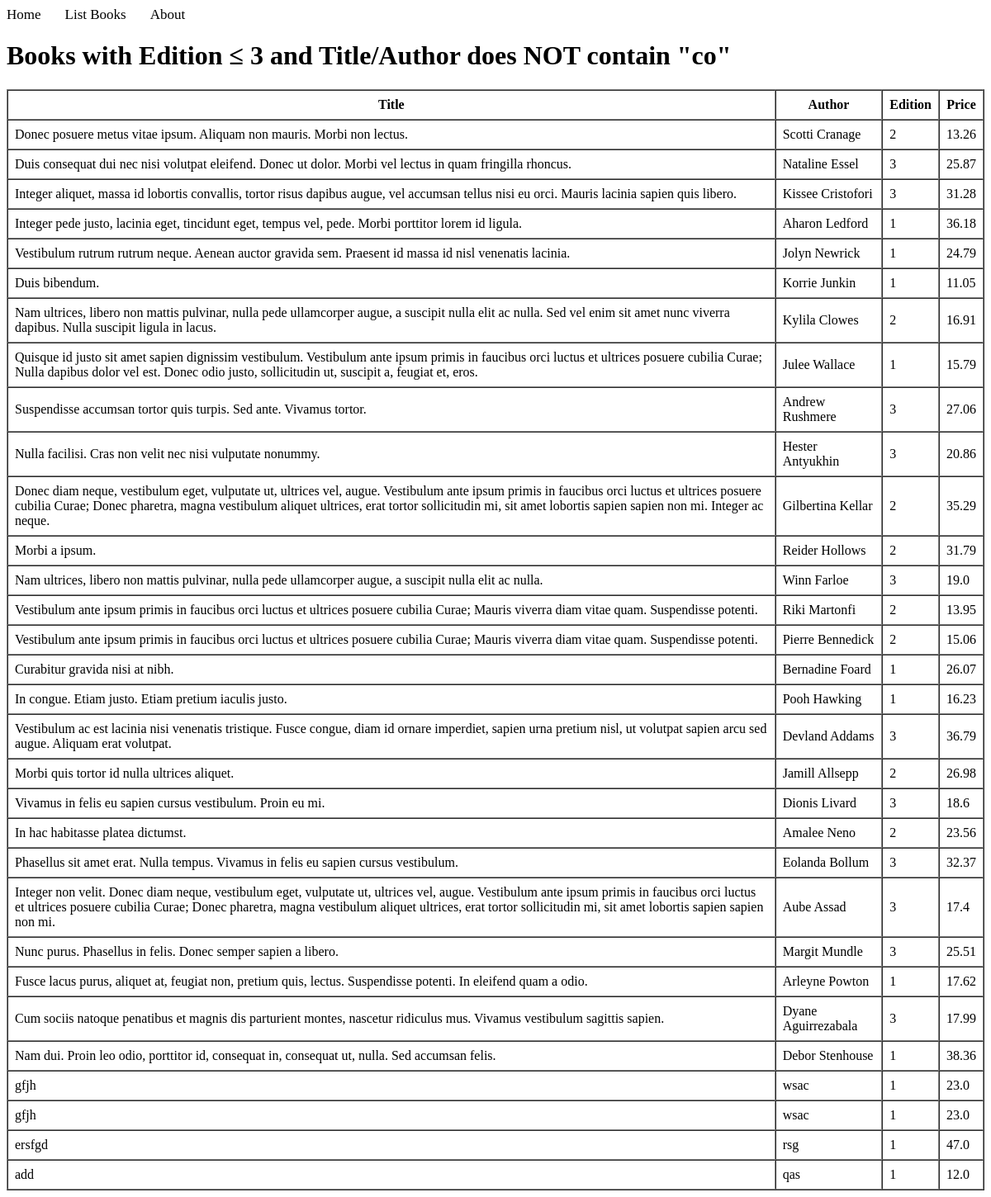
The app's page /books/lab8/task3/ with its own data.
### apps/bookmodule/models.py (models this page shows)
class Book(models.Model):
    title = models.CharField(max_length = 50)
    author = models.CharField(max_length = 50)
    price = models.FloatField(default = 0.0)
    edition = models.SmallIntegerField(default = 1)

### apps/bookmodule/views.py (the view)
# urls.py: path("lab8/task3/", views.lab8_task3, name="books.lab8_task3"),
def lab8_task3(request):
    books = Book.objects.filter(
        Q(edition__lte=3) &
        (~Q(title__icontains='co') |
        ~Q(author__icontains='co'))
    )
    context = {'books': books}
    return render(request, 'bookmodule/lab8_task3.html', context)

### apps/templates/bookmodule/lab8_task3.html (shortened to what this page needs)
{% extends "layouts/base.html" %}
{% block content %}
<h1>Books with Edition ≤ 3 and Title/Author does NOT contain "co"</h1>
{% if books %}
<table border="1" cellpadding="8" cellspacing="0">
    <thead>
        <tr>
            <th>Title</th>
            <th>Author</th>
            <th>Edition</th>
            <th>Price</th>
        </tr>
    </thead>
    <tbody>
        {% for book in books %}
        <tr>
            <td>{{ book.title }}</td>
            <td>{{ book.author }}</td>
            <td>{{ book.edition }}</td>
            <td>{{ book.price }}</td>
        </tr>
        {% endfor %}
    </tbody>
</table>
{% else %}
    <p>No books match this criteria.</p>
{% endif %}
{% endblock content %}

### records on screen
Book: title "Donec posuere metus vitae ipsum. Aliquam non mauris. Morbi non lectus.", author "Scotti Cranage", edition "2", price "13.26"
Book: title "Duis consequat dui nec nisi volutpat eleifend. Donec ut dolor. Morbi vel lectus in quam fringilla rhoncus.", author "Nataline Essel", edition "3", price "25.87"
Book: title "Integer aliquet, massa id lobortis convallis, tortor risus dapibus augue, vel accumsan tellus nisi eu orci. Mauris lacinia sapien quis libero.", author "Kissee Cristofori", edition "3", price "31.28"
Book: title "Integer pede justo, lacinia eget, tincidunt eget, tempus vel, pede. Morbi porttitor lorem id ligula.", author "Aharon Ledford", edition "1", price "36.18"
Book: title "Vestibulum rutrum rutrum neque. Aenean auctor gravida sem. Praesent id massa id nisl venenatis lacinia.", author "Jolyn Newrick", edition "1", price "24.79"
Book: title "Duis bibendum.", author "Korrie Junkin", edition "1", price "11.05"
Book: title "Nam ultrices, libero non mattis pulvinar, nulla pede ullamcorper augue, a suscipit nulla elit ac nulla. Sed vel enim sit amet nunc viverra dapibus. Nulla suscipit ligula in lacus.", author "Kylila Clowes", edition "2", price "16.91"
Book: title "Quisque id justo sit amet sapien dignissim vestibulum. Vestibulum ante ipsum primis in faucibus orci luctus et ultrices posuere cubilia Curae; Nulla dapibus dolor vel est. Donec odio justo, sollicitudin ut, suscipit a, feugiat et, eros.", author "Julee Wallace", edition "1", price "15.79"
Book: title "Suspendisse accumsan tortor quis turpis. Sed ante. Vivamus tortor.", author "Andrew Rushmere", edition "3", price "27.06"
Book: title "Nulla facilisi. Cras non velit nec nisi vulputate nonummy.", author "Hester Antyukhin", edition "3", price "20.86"
Book: title "Donec diam neque, vestibulum eget, vulputate ut, ultrices vel, augue. Vestibulum ante ipsum primis in faucibus orci luctus et ultrices posuere cubilia Curae; Donec pharetra, magna vestibulum aliquet ultrices, erat tortor sollicitudin mi, sit amet lobortis sapien sapien non mi. Integer ac neque.", author "Gilbertina Kellar", edition "2", price "35.29"
Book: title "Morbi a ipsum.", author "Reider Hollows", edition "2", price "31.79"
Book: title "Nam ultrices, libero non mattis pulvinar, nulla pede ullamcorper augue, a suscipit nulla elit ac nulla.", author "Winn Farloe", edition "3", price "19.0"
Book: title "Vestibulum ante ipsum primis in faucibus orci luctus et ultrices posuere cubilia Curae; Mauris viverra diam vitae quam. Suspendisse potenti.", author "Riki Martonfi", edition "2", price "13.95"
Book: title "Vestibulum ante ipsum primis in faucibus orci luctus et ultrices posuere cubilia Curae; Mauris viverra diam vitae quam. Suspendisse potenti.", author "Pierre Bennedick", edition "2", price "15.06"
Book: title "Curabitur gravida nisi at nibh.", author "Bernadine Foard", edition "1", price "26.07"
Book: title "In congue. Etiam justo. Etiam pretium iaculis justo.", author "Pooh Hawking", edition "1", price "16.23"
Book: title "Vestibulum ac est lacinia nisi venenatis tristique. Fusce congue, diam id ornare imperdiet, sapien urna pretium nisl, ut volutpat sapien arcu sed augue. Aliquam erat volutpat.", author "Devland Addams", edition "3", price "36.79"
Book: title "Morbi quis tortor id nulla ultrices aliquet.", author "Jamill Allsepp", edition "2", price "26.98"
Book: title "Vivamus in felis eu sapien cursus vestibulum. Proin eu mi.", author "Dionis Livard", edition "3", price "18.6"
Book: title "In hac habitasse platea dictumst.", author "Amalee Neno", edition "2", price "23.56"
Book: title "Phasellus sit amet erat. Nulla tempus. Vivamus in felis eu sapien cursus vestibulum.", author "Eolanda Bollum", edition "3", price "32.37"
Book: title "Integer non velit. Donec diam neque, vestibulum eget, vulputate ut, ultrices vel, augue. Vestibulum ante ipsum primis in faucibus orci luctus et ultrices posuere cubilia Curae; Donec pharetra, magna vestibulum aliquet ultrices, erat tortor sollicitudin mi, sit amet lobortis sapien sapien non mi.", author "Aube Assad", edition "3", price "17.4"
Book: title "Nunc purus. Phasellus in felis. Donec semper sapien a libero.", author "Margit Mundle", edition "3", price "25.51"
Book: title "Fusce lacus purus, aliquet at, feugiat non, pretium quis, lectus. Suspendisse potenti. In eleifend quam a odio.", author "Arleyne Powton", edition "1", price "17.62"
Book: title "Cum sociis natoque penatibus et magnis dis parturient montes, nascetur ridiculus mus. Vivamus vestibulum sagittis sapien.", author "Dyane Aguirrezabala", edition "3", price "17.99"
Book: title "Nam dui. Proin leo odio, porttitor id, consequat in, consequat ut, nulla. Sed accumsan felis.", author "Debor Stenhouse", edition "1", price "38.36"
Book: title "gfjh", author "wsac", edition "1", price "23.0"
Book: title "gfjh", author "wsac", edition "1", price "23.0"
Book: title "ersfgd", author "rsg", edition "1", price "47.0"
Book: title "add", author "qas", edition "1", price "12.0"
